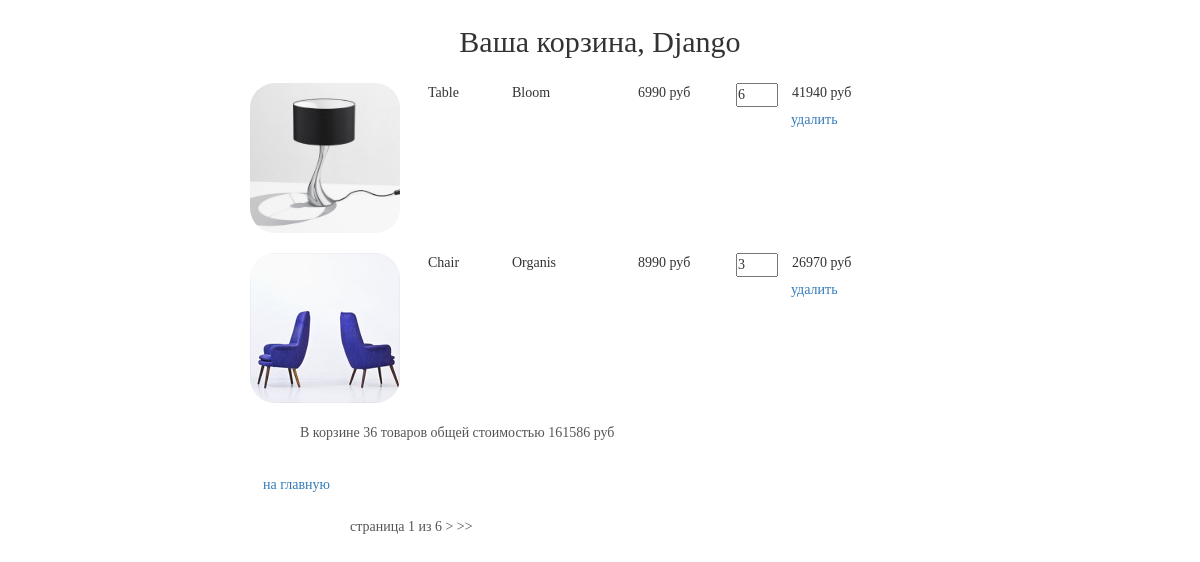
Page /basket/ (signed in) on the committed database.
### authapp/models.py (models this page shows)
class ShopUser(AbstractUser):
    age = models.PositiveSmallIntegerField('Возраст', null=True)
    avatar = models.ImageField(upload_to='users_avatars', blank=True)
    id_for_friends = models.CharField('Код для пригашения друзей', max_length=8, blank=True)

### basketapp/models.py (models this page shows)
class Basket(models.Model):
    user = models.ForeignKey(ShopUser, on_delete=models.CASCADE, related_name='basket')
    product = models.ForeignKey(Product, on_delete=models.CASCADE)
    quantity = models.PositiveIntegerField('количество', default=0)
    add_datetime = models.DateTimeField('дата добавления', auto_now_add=True)
    @property
    def product_cost(self):
        return self.product.price * self.quantity
    @property
    def total_quantity(self):
        return sum(map(lambda x: x.quantity, self.user.basket.all()))
    @property
    def total_cost(self):
        return sum(map(lambda x: x.product_cost, self.user.basket.all()))

### mainapp/models.py (models this page shows, shortened)
class Product(models.Model):
    category = models.ForeignKey(ProductCategory, on_delete=models.PROTECT, verbose_name='Категория')
    name = models.CharField('Название', max_length=128)
    short_description = models.CharField('Краткое описание', max_length=128, blank=True)
    description = models.TextField('Описание', blank=True)
    quantity = models.PositiveIntegerField('Количество', default=0)
    price = models.DecimalField('Цена', max_digits=10, decimal_places=0, default=0)
    image = models.ImageField(upload_to='products_images', blank=True)
    is_active = models.BooleanField(default=True)
    created_at = models.DateTimeField('Дата создания', auto_now_add=True)
    updated_at = models.DateTimeField('Дата обновления', auto_now=True)

class ProductCategory(models.Model):
    name = models.CharField('Название', max_length=128, unique=True)
    description = models.TextField('Описание', max_length=255, blank=True)
    is_active = models.BooleanField(default=True)
    created_at = models.DateTimeField('Дата создания', auto_now_add=True)

### basketapp/views.py (the view)
# urls.py: path('', adminapp.ShopUserList.as_view(), name='index'),
@login_required
def index(request, page=1):
    basket = request.user.basket.all()
    products_paginator = Paginator(basket, 2)
    try:
        basket = products_paginator.page(page)
    except PageNotAnInteger:
        basket = products_paginator.page(1)
    except EmptyPage:
        basket = products_paginator.page(products_paginator.num_pages)
    context = {
        'basket': basket
    }
    return render(request, 'basketapp/index.html', context)

### basketapp/templates/basketapp/index.html (shortened to what this page needs)
{% extends 'basketapp/base.html' %}
{% load static %}
{% block container %}
    <div class="basket_list">
		{% include 'basketapp/includes/inc__basket_list.html' %}
    </div>
    <div class="paginator">
        <span class="current">страница {{ basket.number }} из {{ basket.paginator.num_pages }}</span>
        {% if basket.has_next %}
            <a href="{% url 'basket:index_pagination' basket.next_page_number %}">
                >
            </a>
            <a href="{% url 'basket:index_pagination' basket.paginator.num_pages %}">
                >>
            </a>
        {% endif %}
    </div>
{% endblock %}

### basketapp/templates/basketapp/base.html (shortened to what this page needs)
<!DOCTYPE html>
{% load static %}
<html>
<head>
    {% block css %}
        <link rel="stylesheet" type="text/css" href="{% static 'css/bootstrap.min.css' %}">
        <link rel="stylesheet" type="text/css" href="{% static 'css/style.css' %}">
    {% endblock %}
</head>
<body>
<div class="basket_container">
    <div class="h2 text-center head">
        Ваша корзина,
        {{ user.first_name|default:'пользователь'|title }}
    </div>
    {% block container %}
    {% endblock %}
</div>
</body>
</html>

### basketapp/templates/basketapp/includes/inc__basket_list.html
{% if basket %}
    {% for item in basket %}
        <div class="basket_record">
            <img src="/media/{{ item.product.image }}" alt="{{ item.product.short_desc }}">
            <span class="category_name">{{ item.product.category.name }}</span>
            <span class="product_name">{{ item.product.name }}</span>
            <span class="product_price">{{ item.product.price }}&nbspруб</span>
            <input type="number" name="{{ item.pk }}" min="0" max="{{ item.product.quantity }}"
                   value="{{ item.quantity }}" id="{{ item.product.id }}">
            <span class="product_cost">{{ item.product_cost }}&nbspруб</span>
            <a href="{% url 'basket:delete_product' item.pk %}" class="btn btn-round">
                удалить
            </a>
        </div>
    {% endfor %}
    <div class="basket_summary">
        <p class="total_basket_text">В корзине</p>
        <div class="total_q">{{ basket.0.total_quantity }}</div>
        <p class="total_basket_text">товаров общей стоимостью</p>
        <div class="total_c">{{ basket.0.total_cost }}</div> руб
    </div>
{% else %}
    <h4>Корзина пуста</h4>
{% endif %}
<a href="{% url 'main:index' %}" class="btn btn-round">
    на главную
</a>

### static/css/style.css (style rules this page uses)
* { margin: 0; padding: 0; }
html, body { height: 100%; }
body { font-family: Montserrat; }
.basket_container { margin: 25px auto; width: 700px; }
.basket_list input[type="number"] { width: 3em; position: relative; display: block; float: left; }
.basket_list span.category_name { margin-left: 2em; width: 5em; position: relative; display: block; float: left; }
.basket_list span.product_name { margin-left: 1em; width: 8em; position: relative; display: block; float: left; }
.basket_list span.product_price { margin-left: 1em; width: 7em; position: relative; display: block; float: left; }
.basket_list span.product_cost { margin-left: 1em; width: 7em; position: relative; display: block; float: left; }
.basket_list .basket_record { position: relative; display: block; height: 170px; float: none; }
.basket_container .head { margin: 25px auto; }
.basket_container img { display: block; float: left; width: 150px; border-radius: 25px; }
.basket_container .basket_summary { display: block; margin-left: 50px; margin-bottom: 15px; color: #555; }
.total_basket_text, .total_q, .total_c { display: inline-block; }
.paginator { display: block; position: relative; left: 75px; top: 15px; margin-left: 25px; color: #555; float: left; }
.paginator a, .paginator a:visited { color: #555; text-decoration: none; }

### rows in the picture
ShopUser: first_name "Django"
Basket: product.image (picture), product.category.name "Table", product.name "Bloom", product.price "6990", quantity "6", product_cost "41940", user+quantity "36", user+product+quantity "161586"
Basket: product.image (picture), product.category.name "Chair", product.name "Organis", product.price "8990", product.quantity "3", product_cost "26970"

### other values in the picture
{{ basket.number }} "1"
{{ basket.paginator.num_pages }} "6"
